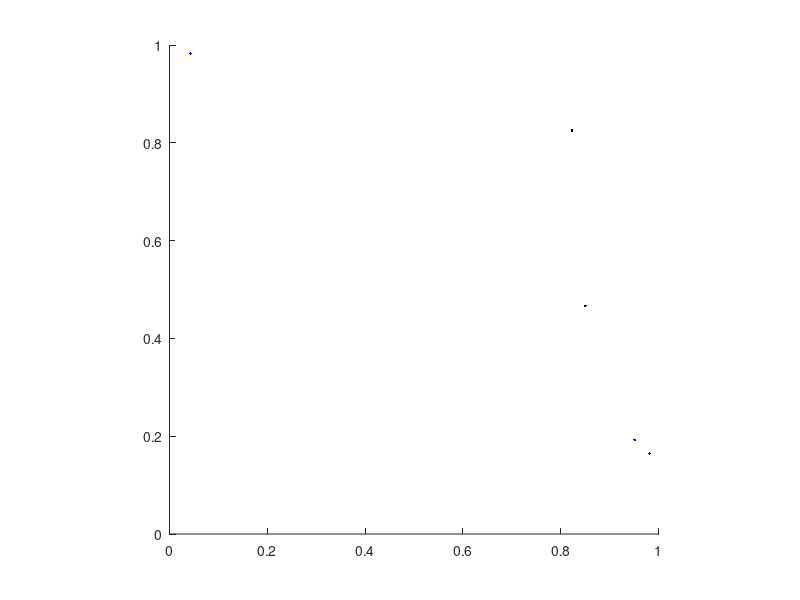

MATLAB code to generate this figure:
clc;
clear all;
n=input('Number of points: ');
x=rand(n,1);
y=rand(n,1);
figure('color','white');
hold on

axis square;
x1=x-0.5;
y1=y-0.5; %Center of circle at (0.5,0.5)
r=x1.^2+y1.^2;
u=0;   %Number of points inside the circle
for i=1:n
    if r(i)<=0.25
        u=u+1;
        plot(x(i),y(i),'k.');
    else

        plot(x(i),y(i),'b.');
    end
end
val=u/(0.25*n);
disp(val);
hold off

%Output
% Number of points: 10000
  % 3.1448